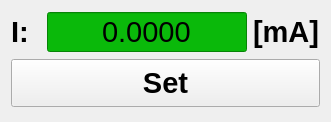
<?xml version="1.0" encoding="UTF-8"?>
<ui version="4.0">
 <class>CurrentWnd</class>
 <widget class="QWidget" name="CurrentWnd">
  <property name="geometry">
   <rect>
    <x>0</x>
    <y>0</y>
    <width>331</width>
    <height>122</height>
   </rect>
  </property>
  <property name="font">
   <font>
    <pointsize>22</pointsize>
    <weight>75</weight>
    <bold>true</bold>
   </font>
  </property>
  <property name="windowTitle">
   <string>DC Current</string>
  </property>
  <layout class="QVBoxLayout" name="verticalLayout">
   <item>
    <layout class="QHBoxLayout" name="horizontalLayout">
     <item>
      <widget class="QLabel" name="label">
       <property name="text">
        <string>I:</string>
       </property>
      </widget>
     </item>
     <item>
      <widget class="QDoubleSpinBox" name="value">
       <property name="minimumSize">
        <size>
         <width>200</width>
         <height>40</height>
        </size>
       </property>
       <property name="font">
        <font>
         <family>MS Shell Dlg 2</family>
         <pointsize>22</pointsize>
         <weight>9</weight>
         <italic>false</italic>
         <bold>false</bold>
        </font>
       </property>
       <property name="styleSheet">
        <string notr="true">background-color: rgb(10, 185, 10);
font: 75 22pt &quot;MS Shell Dlg 2&quot;;
border-color: rgb(10, 185, 10);</string>
       </property>
       <property name="locale">
        <locale language="C" country="AnyCountry"/>
       </property>
       <property name="wrapping">
        <bool>false</bool>
       </property>
       <property name="alignment">
        <set>Qt::AlignCenter</set>
       </property>
       <property name="buttonSymbols">
        <enum>QAbstractSpinBox::NoButtons</enum>
       </property>
       <property name="correctionMode">
        <enum>QAbstractSpinBox::CorrectToNearestValue</enum>
       </property>
       <property name="prefix">
        <string/>
       </property>
       <property name="suffix">
        <string/>
       </property>
       <property name="decimals">
        <number>4</number>
       </property>
       <property name="minimum">
        <double>-1.000000000000000</double>
       </property>
       <property name="maximum">
        <double>1.000000000000000</double>
       </property>
       <property name="singleStep">
        <double>0.010000000000000</double>
       </property>
      </widget>
     </item>
     <item>
      <widget class="QLabel" name="label_2">
       <property name="text">
        <string>[mA]</string>
       </property>
      </widget>
     </item>
    </layout>
   </item>
   <item>
    <layout class="QHBoxLayout" name="horizontalLayout_2">
     <item>
      <widget class="QPushButton" name="set">
       <property name="sizePolicy">
        <sizepolicy hsizetype="Expanding" vsizetype="Fixed">
         <horstretch>0</horstretch>
         <verstretch>0</verstretch>
        </sizepolicy>
       </property>
       <property name="minimumSize">
        <size>
         <width>256</width>
         <height>48</height>
        </size>
       </property>
       <property name="text">
        <string>Set</string>
       </property>
      </widget>
     </item>
    </layout>
   </item>
   <item>
    <spacer name="verticalSpacer">
     <property name="orientation">
      <enum>Qt::Vertical</enum>
     </property>
     <property name="sizeHint" stdset="0">
      <size>
       <width>20</width>
       <height>2</height>
      </size>
     </property>
    </spacer>
   </item>
  </layout>
 </widget>
 <resources/>
 <connections/>
</ui>
